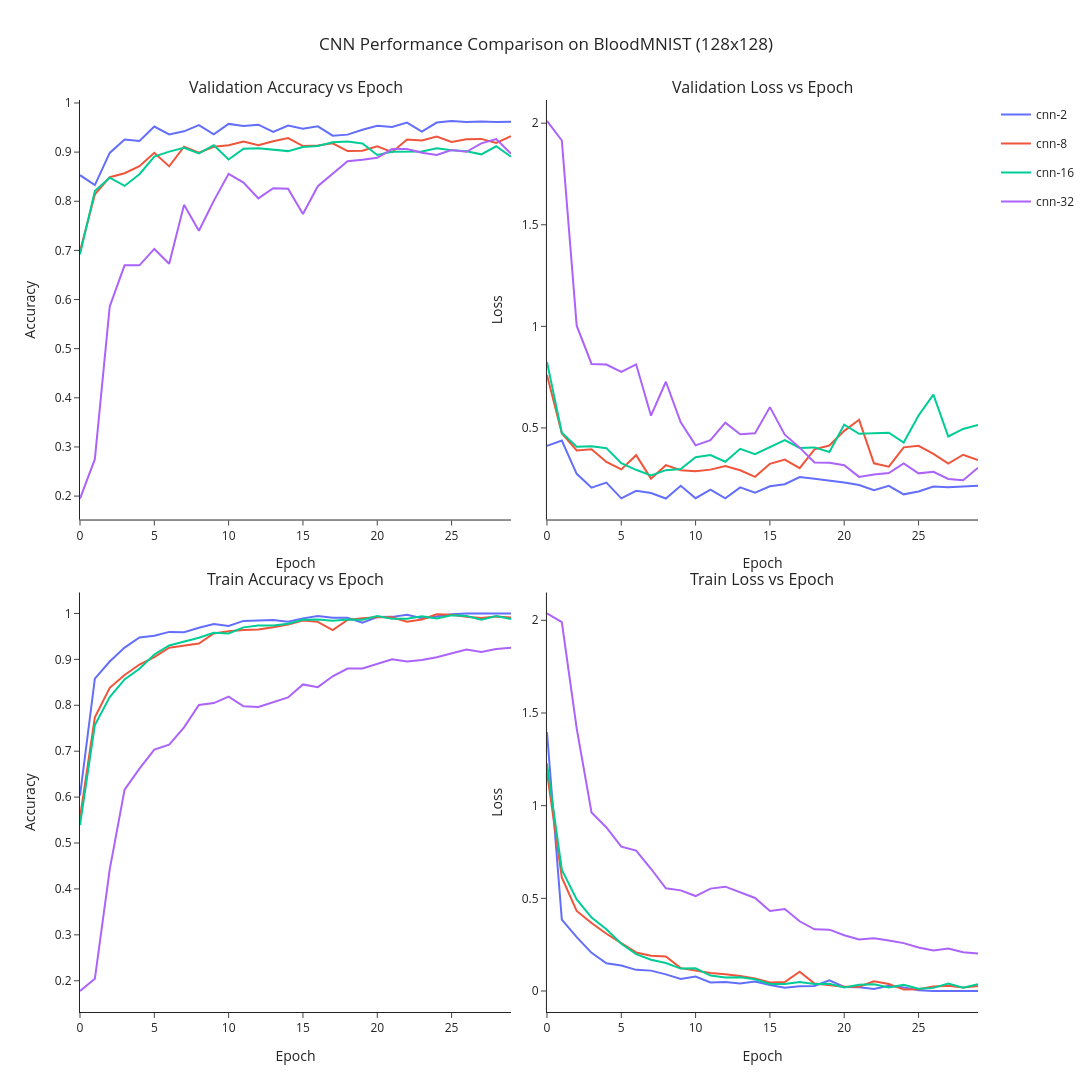

The notebook cell this image was saved under:
### Code cell
test_models(models_batchnorm_on, device)
plot_comparison(filtered_metrics, "CNN Performance Comparison on BloodMNIST (128x128)", splits=("val","train"), split_subplots=True, file_name="cnn_comparison_bloodmnist")

### Figure 1 — Plotly figure (JSON) as saved in the notebook; plotly's stock layout.template omitted (floating-point values rounded to 4 significant figures)
{"data": [{"legendgroup": "cnn-2", "line": {"color": "#636EFA"}, "name": "cnn-2", "showlegend": true, "type": "scatter", "x": [0, 1, 2, 3, 4, 5, 6, 7, 8, 9, 10, 11, 12, 13, 14, 15, 16, 17, 18, 19, 20, 21, 22, 23, 24, 25, 26, 27, 28, 29], "xaxis": "x", "y": [0.853, 0.8329, 0.8983, 0.9257, 0.9226, 0.952, 0.936, 0.9423, 0.9551, 0.9361, 0.9574, 0.9531, 0.9558, 0.9412, 0.9541, 0.9475, 0.9525, 0.9334, 0.9356, 0.9456, 0.9537, 0.9512, 0.9601, 0.9416, 0.9601, 0.9633, 0.961, 0.9624, 0.9612, 0.9618], "yaxis": "y"}, {"legendgroup": "cnn-2", "line": {"color": "#636EFA"}, "name": "cnn-2", "showlegend": false, "type": "scatter", "x": [0, 1, 2, 3, 4, 5, 6, 7, 8, 9, 10, 11, 12, 13, 14, 15, 16, 17, 18, 19, 20, 21, 22, 23, 24, 25, 26, 27, 28, 29], "xaxis": "x2", "y": [0.4119, 0.4379, 0.2742, 0.206, 0.2308, 0.1536, 0.1907, 0.18, 0.1524, 0.2152, 0.1543, 0.1962, 0.1536, 0.2072, 0.1818, 0.2126, 0.2227, 0.2584, 0.2497, 0.2419, 0.231, 0.2188, 0.1931, 0.2149, 0.1732, 0.1871, 0.2117, 0.2079, 0.2119, 0.2153], "yaxis": "y2"}, {"legendgroup": "cnn-2", "line": {"color": "#636EFA"}, "name": "cnn-2", "showlegend": false, "type": "scatter", "x": [0, 1, 2, 3, 4, 5, 6, 7, 8, 9, 10, 11, 12, 13, 14, 15, 16, 17, 18, 19, 20, 21, 22, 23, 24, 25, 26, 27, 28, 29], "xaxis": "x3", "y": [0.6033, 0.8582, 0.8953, 0.9257, 0.9478, 0.9513, 0.9598, 0.9592, 0.9688, 0.9768, 0.9726, 0.9838, 0.9846, 0.9859, 0.9819, 0.9893, 0.9946, 0.9906, 0.9905, 0.9801, 0.9921, 0.9926, 0.9969, 0.9896, 0.9936, 0.9984, 1.0, 1.0, 1.0, 1.0], "yaxis": "y3"}, {"legendgroup": "cnn-2", "line": {"color": "#636EFA"}, "name": "cnn-2", "showlegend": false, "type": "scatter", "x": [0, 1, 2, 3, 4, 5, 6, 7, 8, 9, 10, 11, 12, 13, 14, 15, 16, 17, 18, 19, 20, 21, 22, 23, 24, 25, 26, 27, 28, 29], "xaxis": "x4", "y": [1.397, 0.3854, 0.2904, 0.2059, 0.1495, 0.1378, 0.1142, 0.1101, 0.09005, 0.06547, 0.07768, 0.04594, 0.04886, 0.04061, 0.05127, 0.03244, 0.01808, 0.02639, 0.02686, 0.05744, 0.02197, 0.02053, 0.01127, 0.02791, 0.01961, 0.004581, 0.0001515, 5.508e-05, 3.557e-05, 2.737e-05], "yaxis": "y4"}, {"legendgroup": "cnn-8", "line": {"color": "#EF553B"}, "name": "cnn-8", "showlegend": true, "type": "scatter", "x": [0, 1, 2, 3, 4, 5, 6, 7, 8, 9, 10, 11, 12, 13, 14, 15, 16, 17, 18, 19, 20, 21, 22, 23, 24, 25, 26, 27, 28, 29], "xaxis": "x", "y": [0.6985, 0.8139, 0.849, 0.8571, 0.8713, 0.8985, 0.8709, 0.9111, 0.8989, 0.9109, 0.9138, 0.9215, 0.914, 0.9223, 0.9284, 0.9122, 0.9136, 0.918, 0.9022, 0.9028, 0.9118, 0.8999, 0.9257, 0.9238, 0.9315, 0.9207, 0.9263, 0.9269, 0.9186, 0.9325], "yaxis": "y"}, {"legendgroup": "cnn-8", "line": {"color": "#EF553B"}, "name": "cnn-8", "showlegend": false, "type": "scatter", "x": [0, 1, 2, 3, 4, 5, 6, 7, 8, 9, 10, 11, 12, 13, 14, 15, 16, 17, 18, 19, 20, 21, 22, 23, 24, 25, 26, 27, 28, 29], "xaxis": "x2", "y": [0.7604, 0.4741, 0.3889, 0.3954, 0.3323, 0.296, 0.366, 0.2505, 0.3167, 0.2917, 0.2866, 0.2948, 0.3126, 0.2919, 0.2594, 0.3233, 0.3444, 0.3023, 0.3946, 0.4134, 0.4855, 0.5399, 0.3258, 0.3092, 0.4044, 0.4123, 0.3724, 0.3249, 0.368, 0.3422], "yaxis": "y2"}, {"legendgroup": "cnn-8", "line": {"color": "#EF553B"}, "name": "cnn-8", "showlegend": false, "type": "scatter", "x": [0, 1, 2, 3, 4, 5, 6, 7, 8, 9, 10, 11, 12, 13, 14, 15, 16, 17, 18, 19, 20, 21, 22, 23, 24, 25, 26, 27, 28, 29], "xaxis": "x3", "y": [0.5552, 0.7737, 0.838, 0.866, 0.8888, 0.905, 0.9255, 0.9298, 0.9346, 0.9565, 0.9613, 0.9642, 0.9651, 0.97, 0.976, 0.9848, 0.9817, 0.9638, 0.986, 0.9898, 0.9919, 0.9915, 0.9819, 0.9868, 0.9981, 0.9971, 0.9926, 0.99, 0.9932, 0.9914], "yaxis": "y3"}, {"legendgroup": "cnn-8", "line": {"color": "#EF553B"}, "name": "cnn-8", "showlegend": false, "type": "scatter", "x": [0, 1, 2, 3, 4, 5, 6, 7, 8, 9, 10, 11, 12, 13, 14, 15, 16, 17, 18, 19, 20, 21, 22, 23, 24, 25, 26, 27, 28, 29], "xaxis": "x4", "y": [1.18, 0.6124, 0.4318, 0.3671, 0.3088, 0.2568, 0.208, 0.1907, 0.1864, 0.1234, 0.1085, 0.09758, 0.09099, 0.0813, 0.06747, 0.04556, 0.0483, 0.1037, 0.04024, 0.02968, 0.02276, 0.02359, 0.05211, 0.03842, 0.007625, 0.009292, 0.02452, 0.02892, 0.0191, 0.02646], "yaxis": "y4"}, {"legendgroup": "cnn-16", "line": {"color": "#00CC96"}, "name": "cnn-16", "showlegend": true, "type": "scatter", "x": [0, 1, 2, 3, 4, 5, 6, 7, 8, 9, 10, 11, 12, 13, 14, 15, 16, 17, 18, 19, 20, 21, 22, 23, 24, 25, 26, 27, 28, 29], "xaxis": "x", "y": [0.6921, 0.8208, 0.848, 0.8312, 0.8551, 0.8908, 0.901, 0.9086, 0.8972, 0.914, 0.8848, 0.907, 0.9078, 0.9055, 0.902, 0.9105, 0.9124, 0.9199, 0.9217, 0.9174, 0.8941, 0.9008, 0.9012, 0.9012, 0.9078, 0.9037, 0.9016, 0.8954, 0.9118, 0.8906], "yaxis": "y"}, {"legendgroup": "cnn-16", "line": {"color": "#00CC96"}, "name": "cnn-16", "showlegend": false, "type": "scatter", "x": [0, 1, 2, 3, 4, 5, 6, 7, 8, 9, 10, 11, 12, 13, 14, 15, 16, 17, 18, 19, 20, 21, 22, 23, 24, 25, 26, 27, 28, 29], "xaxis": "x2", "y": [0.8245, 0.4766, 0.4076, 0.4102, 0.4004, 0.3265, 0.294, 0.2665, 0.2922, 0.2974, 0.3558, 0.3666, 0.3334, 0.3974, 0.3707, 0.4061, 0.4403, 0.4018, 0.4041, 0.3817, 0.5165, 0.4713, 0.4736, 0.4762, 0.4281, 0.561, 0.664, 0.458, 0.495, 0.5144], "yaxis": "y2"}, {"legendgroup": "cnn-16", "line": {"color": "#00CC96"}, "name": "cnn-16", "showlegend": false, "type": "scatter", "x": [0, 1, 2, 3, 4, 5, 6, 7, 8, 9, 10, 11, 12, 13, 14, 15, 16, 17, 18, 19, 20, 21, 22, 23, 24, 25, 26, 27, 28, 29], "xaxis": "x3", "y": [0.539, 0.7569, 0.8178, 0.8563, 0.8797, 0.9106, 0.9303, 0.938, 0.947, 0.9579, 0.9563, 0.9697, 0.9738, 0.9738, 0.9777, 0.9864, 0.9868, 0.9841, 0.9867, 0.9865, 0.9942, 0.9882, 0.9885, 0.9936, 0.9891, 0.9961, 0.9944, 0.9863, 0.9947, 0.988], "yaxis": "y3"}, {"legendgroup": "cnn-16", "line": {"color": "#00CC96"}, "name": "cnn-16", "showlegend": false, "type": "scatter", "x": [0, 1, 2, 3, 4, 5, 6, 7, 8, 9, 10, 11, 12, 13, 14, 15, 16, 17, 18, 19, 20, 21, 22, 23, 24, 25, 26, 27, 28, 29], "xaxis": "x4", "y": [1.228, 0.655, 0.4939, 0.396, 0.333, 0.255, 0.1988, 0.1692, 0.151, 0.121, 0.1227, 0.08339, 0.07335, 0.07486, 0.06373, 0.03801, 0.03798, 0.04826, 0.03748, 0.03881, 0.01897, 0.03321, 0.03602, 0.01907, 0.0332, 0.0127, 0.017, 0.04033, 0.01791, 0.03713], "yaxis": "y4"}, {"legendgroup": "cnn-32", "line": {"color": "#AB63FA"}, "name": "cnn-32", "showlegend": true, "type": "scatter", "x": [0, 1, 2, 3, 4, 5, 6, 7, 8, 9, 10, 11, 12, 13, 14, 15, 16, 17, 18, 19, 20, 21, 22, 23, 24, 25, 26, 27, 28, 29], "xaxis": "x", "y": [0.195, 0.2751, 0.5858, 0.6696, 0.6696, 0.7029, 0.6728, 0.7926, 0.74, 0.8007, 0.8559, 0.838, 0.8057, 0.8264, 0.8252, 0.7739, 0.8306, 0.8567, 0.8816, 0.8846, 0.8885, 0.9062, 0.9064, 0.8985, 0.8943, 0.9043, 0.9007, 0.9178, 0.9265, 0.8966], "yaxis": "y"}, {"legendgroup": "cnn-32", "line": {"color": "#AB63FA"}, "name": "cnn-32", "showlegend": false, "type": "scatter", "x": [0, 1, 2, 3, 4, 5, 6, 7, 8, 9, 10, 11, 12, 13, 14, 15, 16, 17, 18, 19, 20, 21, 22, 23, 24, 25, 26, 27, 28, 29], "xaxis": "x2", "y": [2.011, 1.915, 1.003, 0.8151, 0.8119, 0.7753, 0.813, 0.5604, 0.7273, 0.528, 0.414, 0.4397, 0.5263, 0.4685, 0.4734, 0.6024, 0.4668, 0.4031, 0.3303, 0.3281, 0.3163, 0.259, 0.2711, 0.2779, 0.3253, 0.2764, 0.2839, 0.2487, 0.2429, 0.3044], "yaxis": "y2"}, {"legendgroup": "cnn-32", "line": {"color": "#AB63FA"}, "name": "cnn-32", "showlegend": false, "type": "scatter", "x": [0, 1, 2, 3, 4, 5, 6, 7, 8, 9, 10, 11, 12, 13, 14, 15, 16, 17, 18, 19, 20, 21, 22, 23, 24, 25, 26, 27, 28, 29], "xaxis": "x3", "y": [0.1776, 0.2042, 0.4428, 0.6162, 0.662, 0.7035, 0.7141, 0.7518, 0.8008, 0.8047, 0.8187, 0.7979, 0.7964, 0.806, 0.8171, 0.8454, 0.8394, 0.8631, 0.88, 0.8802, 0.8899, 0.9, 0.8951, 0.8984, 0.9045, 0.9122, 0.9213, 0.9159, 0.9227, 0.9255], "yaxis": "y3"}, {"legendgroup": "cnn-32", "line": {"color": "#AB63FA"}, "name": "cnn-32", "showlegend": false, "type": "scatter", "x": [0, 1, 2, 3, 4, 5, 6, 7, 8, 9, 10, 11, 12, 13, 14, 15, 16, 17, 18, 19, 20, 21, 22, 23, 24, 25, 26, 27, 28, 29], "xaxis": "x4", "y": [2.037, 1.99, 1.417, 0.9627, 0.8823, 0.779, 0.7577, 0.6597, 0.5544, 0.5431, 0.5124, 0.5525, 0.563, 0.5317, 0.502, 0.4315, 0.4424, 0.3762, 0.3326, 0.331, 0.3011, 0.2776, 0.2852, 0.2731, 0.2585, 0.2348, 0.2193, 0.2288, 0.2093, 0.2022], "yaxis": "y4"}], "layout": {"annotations": [{"font": {"size": 16}, "showarrow": false, "text": "Validation Accuracy vs Epoch", "x": 0.24, "xanchor": "center", "xref": "paper", "y": 1, "yanchor": "bottom", "yref": "paper"}, {"font": {"size": 16}, "showarrow": false, "text": "Validation Loss vs Epoch", "x": 0.76, "xanchor": "center", "xref": "paper", "y": 1, "yanchor": "bottom", "yref": "paper"}, {"font": {"size": 16}, "showarrow": false, "text": "Train Accuracy vs Epoch", "x": 0.24, "xanchor": "center", "xref": "paper", "y": 0.46, "yanchor": "bottom", "yref": "paper"}, {"font": {"size": 16}, "showarrow": false, "text": "Train Loss vs Epoch", "x": 0.76, "xanchor": "center", "xref": "paper", "y": 0.46, "yanchor": "bottom", "yref": "paper"}], "height": 1200, "showlegend": true, "title": {"text": "CNN Performance Comparison on BloodMNIST (128x128)", "x": 0.5}, "width": 1500, "xaxis": {"anchor": "y", "domain": [0, 0.48], "title": {"text": "Epoch"}}, "xaxis2": {"anchor": "y2", "domain": [0.52, 1], "title": {"text": "Epoch"}}, "xaxis3": {"anchor": "y3", "domain": [0, 0.48], "title": {"text": "Epoch"}}, "xaxis4": {"anchor": "y4", "domain": [0.52, 1], "title": {"text": "Epoch"}}, "yaxis": {"anchor": "x", "domain": [0.54, 1], "title": {"text": "Accuracy"}}, "yaxis2": {"anchor": "x2", "domain": [0.54, 1], "title": {"text": "Loss"}}, "yaxis3": {"anchor": "x3", "domain": [0, 0.46], "title": {"text": "Accuracy"}}, "yaxis4": {"anchor": "x4", "domain": [0, 0.46], "title": {"text": "Loss"}}}}
